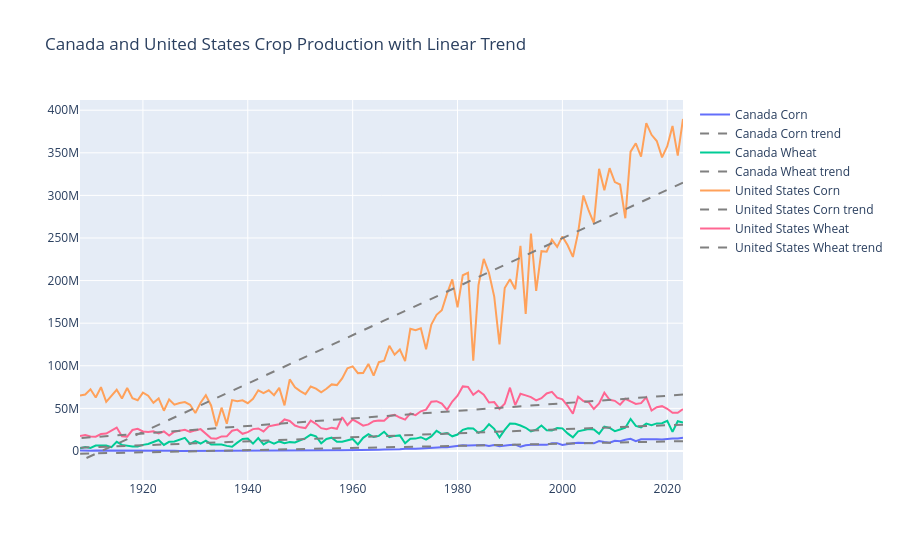

This figure's notebook cell:
### Code cell
# Linear regression
fig = go.Figure()

for (country, crop), group in NA_crops_df.groupby(["Country", "Crop"]):
    # Actual data line
    fig.add_trace(go.Scatter(
        x=group["Year"], y=group["Production (MT)"],
        mode="lines",
        name=f"{country} {crop}"
    ))
    
    # Linear regression
    X = sm.add_constant(group["Year"])
    model = sm.OLS(group["Production (MT)"], X).fit()
    y_pred = model.predict(X)
    
    fig.add_trace(go.Scatter(
        x=group["Year"], y=y_pred,
        mode="lines",
        line=dict(dash="dash", color="gray"),
        name=f"{country} {crop} trend"
    ))

fig.update_layout(title="Canada and United States Crop Production with Linear Trend")
fig.show()
